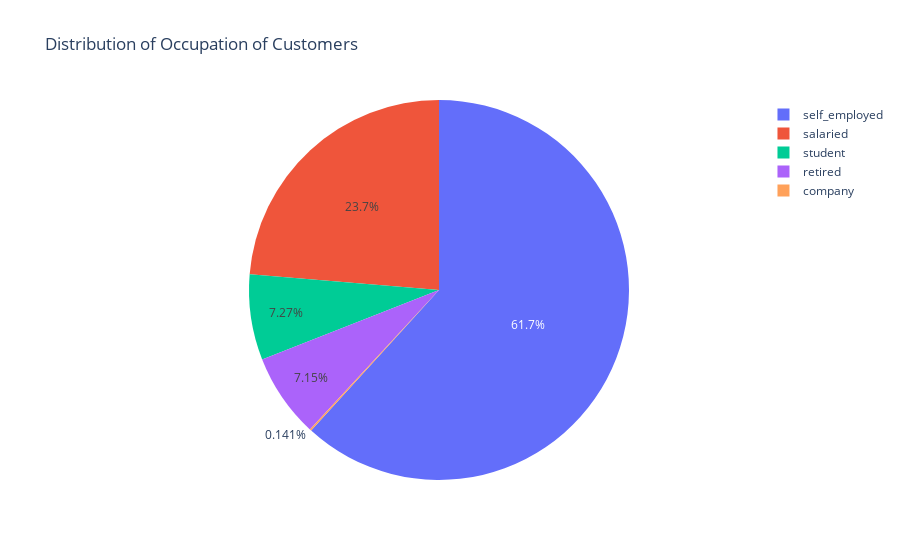

The notebook cell this image was saved under:
### Markdown cell above
* *59.4% of the customers are female and 40.6% are male.*

### Code cell
pie_categorical('occupation',"Occupation",'Distribution of Occupation of Customers')

### Figure 1 — Plotly figure (JSON) as saved in the notebook; plotly's stock layout.template omitted (floating-point values rounded to 4 significant figures; data arrays with more than 128 entries replaced by an {"elided": "..."} marker saying what was removed)
{"data": [{"domain": {"x": [0, 1], "y": [0, 1]}, "hovertemplate": "Occupation=%{label}<extra></extra>", "labels": {"elided": "28302 str values"}, "legendgroup": "", "name": "", "showlegend": true, "type": "pie"}], "layout": {"legend": {"tracegroupgap": 0}, "title": {"text": "Distribution of Occupation of Customers"}}}
